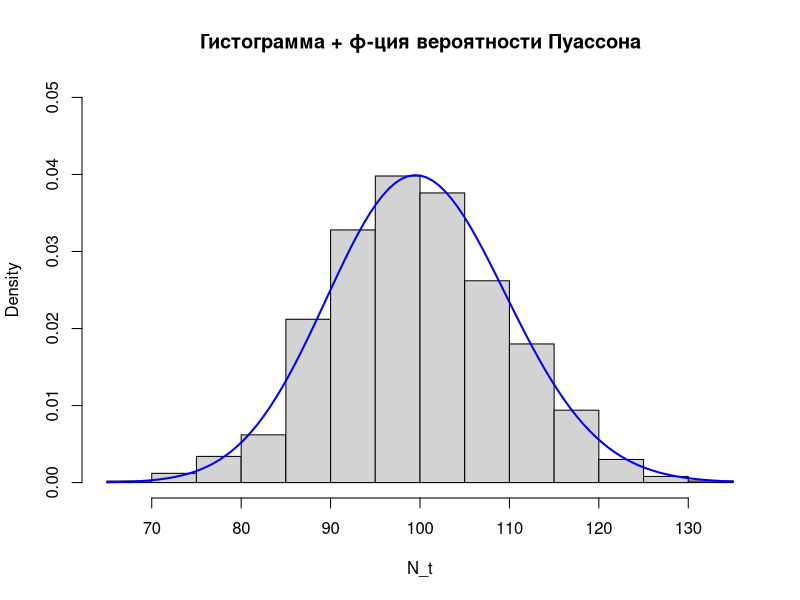

R code for this plot:
set.seed(123) 

#variable&Function-Declaration----
t = 50
lyambda = 2
n = 1000

u0 = 50
t_max <- 100
mu <- 1
c_safe <- 3
c_risky <- 1.5

InsCaseSim = function(t, lyambda, n) {
  N_t = numeric(n)
  for (i in 1:n) {
    TT = 0
    count = 0
    while (TT < t) {
      TT = TT + rexp(1, rate = lyambda)
      if (TT < t) count = count + 1
    }
    
    N_t[i] = count
  }
  N_t
}
simulate_capital_process <- function(U0, c, lambda, mu, t_max) {
  capital <- U0
  times <- 0
  process <- list(times = numeric(), capital = numeric())
  
  while (times < t_max) {
    tau <- rexp(1, rate = lambda)
    times <- times + tau
    if (times >= t_max) break
    
    payout <- rexp(1, rate = 1 / mu)
    capital <- capital + c * tau - payout
    process$times <- c(process$times, times)
    process$capital <- c(process$capital, capital)
  }
  
  process
}

#insurance-case-modeling----
N_t = InsCaseSim(t, lyambda, n)

#Visualization----
hist(N_t, probability = TRUE, main = "Гистограмма + ф-ция вероятности Пуассона",
     xlab = "N_t", ylim = c(0, 0.05))
curve(((lyambda * t)^x / factorial(x)) * exp(-lyambda * t),
      add = TRUE, col = "blue", lwd = 2)
